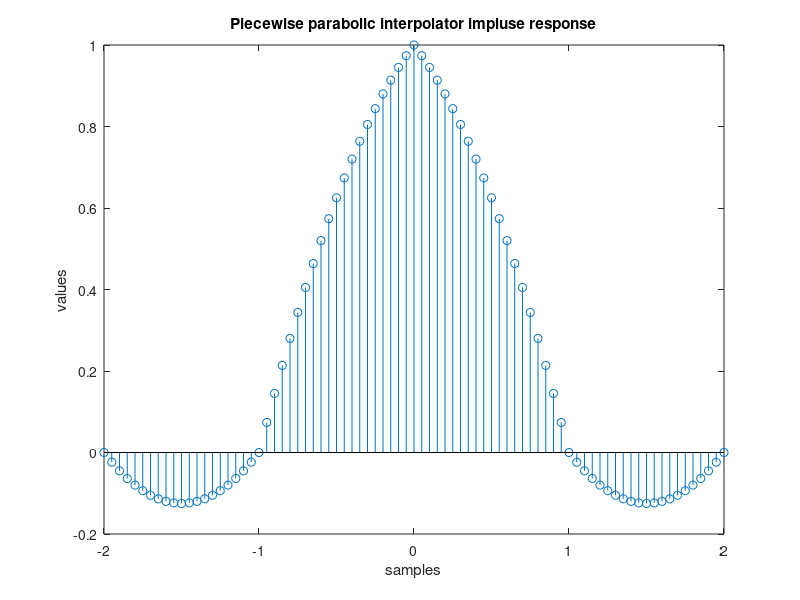

Write MATLAB code to recreate this figure. (Note: this script raises an error after producing the figure.)
%% linear interpolator 
mm = linspace(-1,1,41);

impluse = [ 0 1 0 0 ];

linear_x = zeros(1,41);

u = 0.00;
for i =1:41
    m = floor((i-1)/20)+1;
    linear_x(1,i) = u*impluse(m+1) + (1-u)*impluse(m);
    if (u>0.95)
        u = 0;
    else 
        u = u+0.05;
    end
end
 
stem (mm,linear_x)
title('linear interpolator impluse response')
xlabel('samples'),ylabel('values');

%% Second-order polynomial interpolator

Second_order_x = zeros(1,81);
Second_order_mm = linspace(-2,1,61);

impluse = [0 0 1 0 0 0 0];

u = 0;

for i = 1:81
    C0 = ((1-u)*(2-u))/2;
    C_1 = u*(2-u);
    C_2 = -u*(1-u)/2;
    m = floor((i-1)/20)+1;
    Second_order_x(1,i) = C0*impluse(1,m) + C_1*impluse(1,m+1) + C_2*impluse(1,m+2);
    if (u>0.95)
        u = 0;
    else 
        u = u+0.05;
    end
end

stem (Second_order_mm,Second_order_x(1:61))
title('Second order interpolator impluse response')
xlabel('samples'),ylabel('values');

%% Piecewise parabolic interpolator 

Piecewise_parabolic_x = zeros(1,121);
Piecewise_parabolic_mm = linspace(-2,2,81);

impluse = [ 0 0 0 1 0 0 0 0 ];
u = 0;
a = 0.5;

for i = 21:101
    C_1 = -a*u + a*u*u;
    C_0 = 1 + (a-1)*u - a*u*u;
    C_11 = (a+1)*u - a*u*u;
    C_12 = -a*u + a*u*u;
    m = floor((i-1)/20)+1;
    Piecewise_parabolic_x(1,i) = C_1*impluse(1,m-1) + C_0*impluse(1,m) ...
                                + C_11*impluse(1,m+1) + C_12*impluse(m+2);
    if (u>0.95)
        u = 0;
    else 
        u = u+0.05;
    end
end

stem (Piecewise_parabolic_mm,Piecewise_parabolic_x(21:101))
title('Piecewise parabolic interpolator impluse response')
xlabel('samples'),ylabel('values');


%% procedure2

xx1 = zeros(1,41);
xx1(1,1) = 1;

xx2 = zeros(1,81);
xx2(1,1) = 1;

xx3 = zeros(1,81);
xx3(1,1) = 1;

fvtool(linear_x,xx1);
% fvtool(linear_x,1);

fvtool(Second_order_x,xx2);
fvtool(Piecewise_parabolic_x(21:101),xx3);
